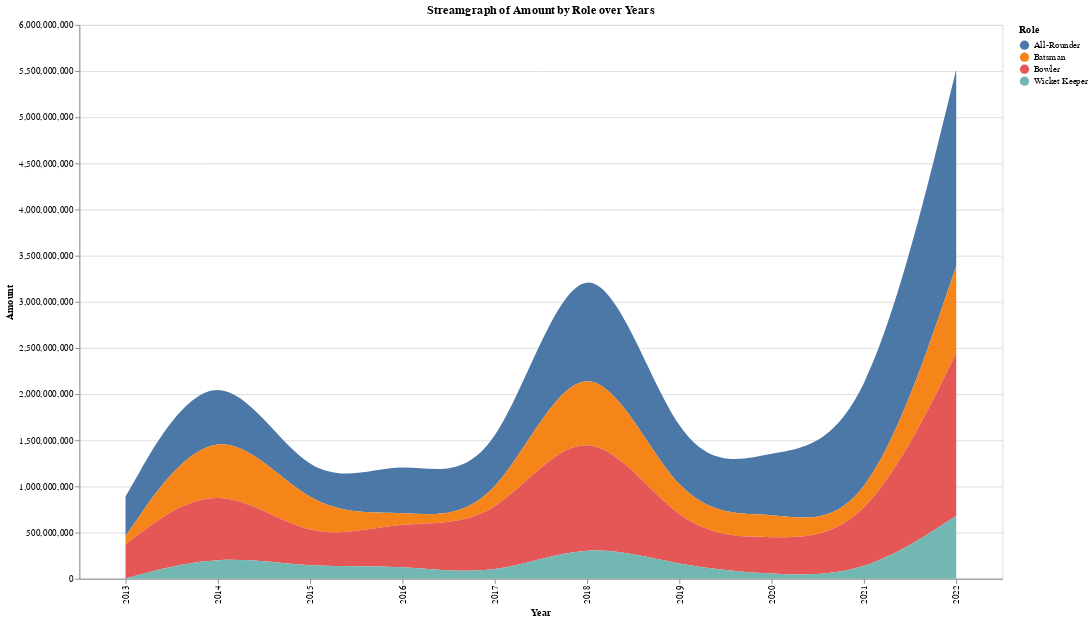

Notebook code cell kept with this figure:
### Code cell
import altair as alt

grouped = auction_df.groupby(['Year', 'Role'])['Amount'].sum().reset_index()

chart = alt.Chart(grouped).mark_area(
    interpolate='basis'  # makes it wavy like an actual streamgraph
).encode(
    x='Year:O',
    y='Amount:Q',
    color='Role:N'
).properties(
    width=1000,
    height=600,
    title='Streamgraph of Amount by Role over Years'
)

chart.show()

### Figure 1 — Vega-Lite specification as saved in the notebook (floating-point values rounded to 4 significant figures)
{"config": {"view": {"continuousWidth": 300, "continuousHeight": 300}}, "data": {"name": "data-f99dfff4e22c32480f492d7dc2e4476b"}, "mark": {"type": "area", "interpolate": "basis"}, "encoding": {"color": {"field": "Role", "type": "nominal"}, "x": {"field": "Year", "type": "ordinal"}, "y": {"field": "Amount", "type": "quantitative"}}, "height": 600, "title": "Streamgraph of Amount by Role over Years", "width": 1000, "$schema": "https://vega.github.io/schema/vega-lite/v5.20.1.json", "datasets": {"data-f99dfff4e22c32480f492d7dc2e4476b": [{"Year": 2013, "Role": "All-Rounder", "Amount": 427875000}, {"Year": 2013, "Role": "Batsman", "Amount": 90000000}, {"Year": 2013, "Role": "Bowler", "Amount": 370500000}, {"Year": 2013, "Role": "Wicket Keeper", "Amount": 3000000}, {"Year": 2014, "Role": "All-Rounder", "Amount": 729000000}, {"Year": 2014, "Role": "Batsman", "Amount": 765500000}, {"Year": 2014, "Role": "Bowler", "Amount": 859000000}, {"Year": 2014, "Role": "Wicket Keeper", "Amount": 272500000}, {"Year": 2015, "Role": "All-Rounder", "Amount": 205000000}, {"Year": 2015, "Role": "Batsman", "Amount": 315500000}, {"Year": 2015, "Role": "Bowler", "Amount": 242500000}, {"Year": 2015, "Role": "Wicket Keeper", "Amount": 113000000}, {"Year": 2016, "Role": "All-Rounder", "Amount": 612500000}, {"Year": 2016, "Role": "Batsman", "Amount": 95000000}, {"Year": 2016, "Role": "Bowler", "Amount": 497000000}, {"Year": 2016, "Role": "Wicket Keeper", "Amount": 155500000}, {"Year": 2017, "Role": "All-Rounder", "Amount": 319000000}, {"Year": 2017, "Role": "Batsman", "Amount": 56000000}, {"Year": 2017, "Role": "Bowler", "Amount": 523500000}, {"Year": 2017, "Role": "Wicket Keeper", "Amount": 13000000}, {"Year": 2018, "Role": "All-Rounder", "Amount": 1411500000}, {"Year": 2018, "Role": "Batsman", "Amount": 987000000}, {"Year": 2018, "Role": "Bowler", "Amount": 1501500000}, {"Year": 2018, "Role": "Wicket Keeper", "Amount": 417000000}, {"Year": 2019, "Role": "All-Rounder", "Amount": 441500000}, {"Year": 2019, "Role": "Batsman", "Amount": 166500000}, {"Year": 2019, "Role": "Bowler", "Amount": 327000000}, {"Year": 2019, "Role": "Wicket Keeper", "Amount": 133000000}, {"Year": 2020, "Role": "All-Rounder", "Amount": 644500000}, {"Year": 2020, "Role": "Batsman", "Amount": 305500000}, {"Year": 2020, "Role": "Bowler", "Amount": 407500000}, {"Year": 2020, "Role": "Wicket Keeper", "Amount": 43500000}, {"Year": 2021, "Role": "All-Rounder", "Amount": 977000000}, {"Year": 2021, "Role": "Batsman", "Amount": 38000000}, {"Year": 2021, "Role": "Bowler", "Amount": 410000000}, {"Year": 2021, "Role": "Wicket Keeper", "Amount": 28000000}, {"Year": 2022, "Role": "All-Rounder", "Amount": 2131500000}, {"Year": 2022, "Role": "Batsman", "Amount": 943500000}, {"Year": 2022, "Role": "Bowler", "Amount": 1758500000}, {"Year": 2022, "Role": "Wicket Keeper", "Amount": 683500000}]}}
